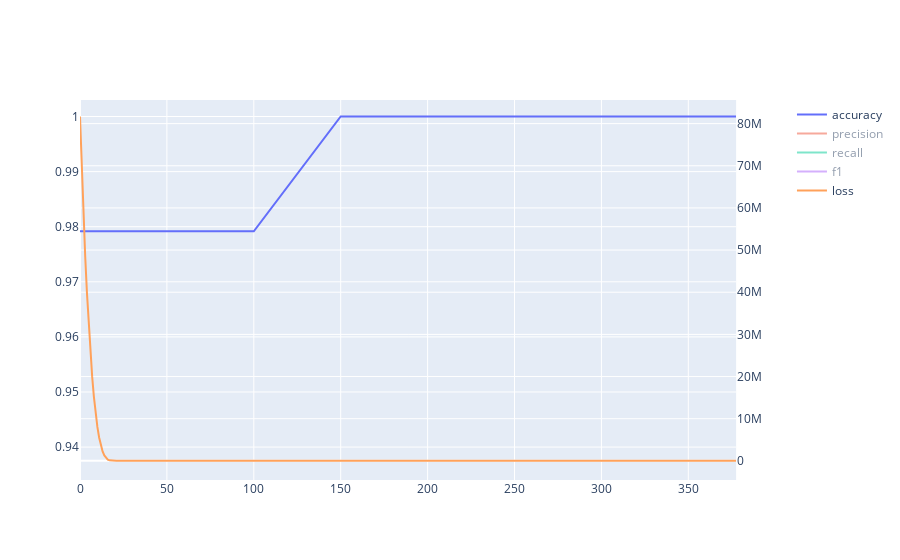

Notebook code for this chart:
### Code cell
fig = make_subplots(specs=[[{"secondary_y": True}]])

for metric in eval_wo_bn.columns[1:]:
    fig.add_trace(
        go.Scatter(x=eval_wo_bn['epoch'], y=eval_wo_bn[metric],
                   mode='lines',
                   name=metric),
        secondary_y=False
    )

fig.add_trace(
    go.Scatter(x=train_loss_wo_bn['epoch'], y=train_loss_wo_bn['loss'],
                mode='lines',
                name='loss'),
    secondary_y=True,
    
)

### Figure 1 — Plotly figure (JSON) as saved in the notebook; plotly's stock layout.template omitted (floating-point values rounded to 4 significant figures; data arrays with more than 128 entries replaced by an {"elided": "..."} marker saying what was removed)
{"data": [{"mode": "lines", "name": "accuracy", "type": "scatter", "x": {"elided": "162 int values"}, "xaxis": "x", "y": {"elided": "162 float values"}, "yaxis": "y"}, {"mode": "lines", "name": "precision", "type": "scatter", "visible": "legendonly", "x": {"elided": "162 int values"}, "xaxis": "x", "y": {"elided": "162 float values"}, "yaxis": "y"}, {"mode": "lines", "name": "recall", "type": "scatter", "visible": "legendonly", "x": {"elided": "162 int values"}, "xaxis": "x", "y": {"elided": "162 float values"}, "yaxis": "y"}, {"mode": "lines", "name": "f1", "type": "scatter", "visible": "legendonly", "x": {"elided": "162 int values"}, "xaxis": "x", "y": {"elided": "162 float values"}, "yaxis": "y"}, {"mode": "lines", "name": "loss", "type": "scatter", "x": {"elided": "8051 int values"}, "xaxis": "x", "y": {"elided": "8051 float values"}, "yaxis": "y2"}], "layout": {"autosize": true, "xaxis": {"anchor": "y", "autorange": false, "domain": [0, 0.94], "range": [0, 377.5], "showspikes": false, "type": "linear"}, "yaxis": {"anchor": "x", "autorange": false, "domain": [0, 1], "range": [0.934, 1.003], "showspikes": false, "type": "linear"}, "yaxis2": {"anchor": "x", "autorange": false, "overlaying": "y", "range": [-4538000.0, 85600000.0], "showspikes": false, "side": "right", "type": "linear"}}}
